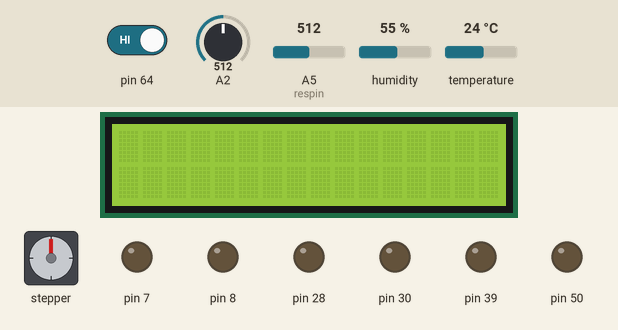
Bench run of a sketch on a simulated Arduino Mega 2560, built with avr-gcc and run on an emulated ATmega2560. Shown: 16×2 character LCD, stepper motor, output pins drawn as LEDs (lit = HIGH). Inputs (shaded band) come from the test bench; at power-on: pin 64 HIGH, A5 (respin) = 512, A2 = 512, humidity 55 %, temperature 24 °C. The local clock reads 2024-03-15 10:24:30 at power-on unless the sketch sets it; stepper angles assume 100 steps per turn; what the sketch prints to the serial monitor is not drawn.

Above: at 1.2 s.
1.3 s: pin 64 driven LOW
At 5.7 s:
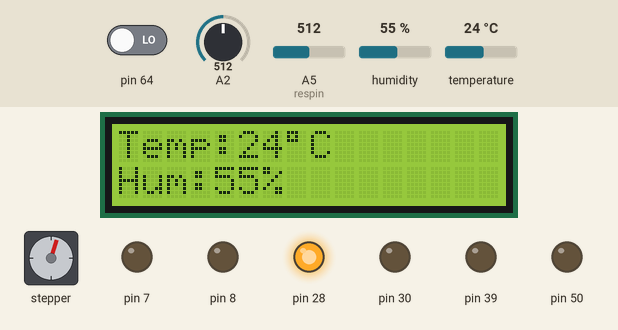
8.8 s: A5 (respin) set to 80
16.3 s: A5 (respin) set to 72
At 20.9 s:
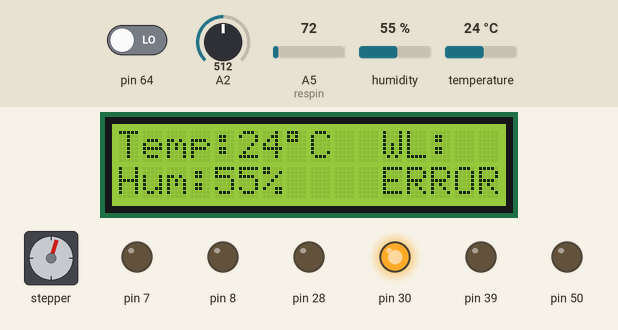
23.8 s: A2 set to 521
At 26.5 s:
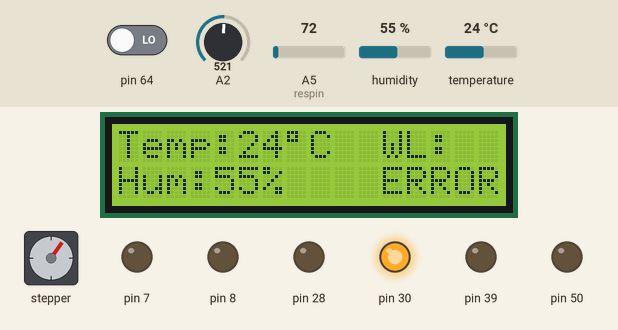
31.3 s: pin 64 driven HIGH
At 35.7 s:
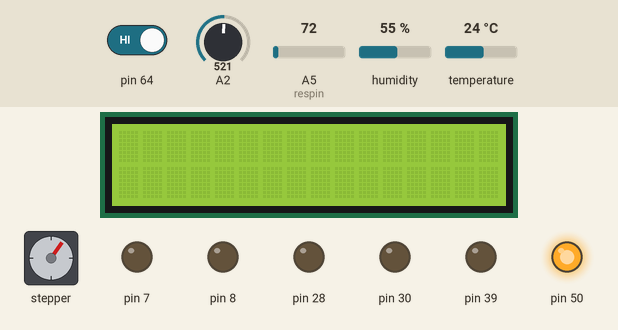
Timing chart, 0 to 37.2 s (numbered marks = the images above; inputs shaded):
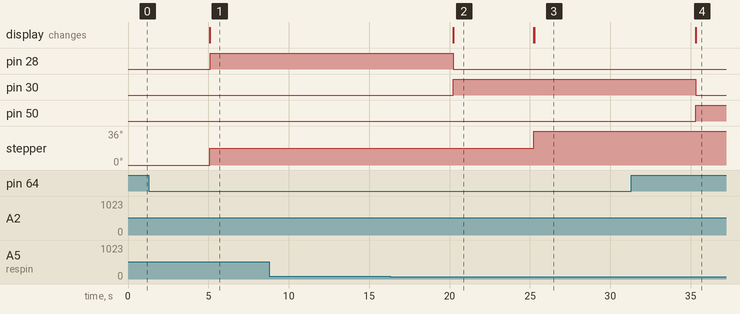

Measured:
- the behaviour switches between 76 and 75 on A5 (respin) (found by bisection; images 1 and 2)
- the behaviour switches between 513 and 514 on A2 (found by bisection; images 2 and 3)
- after the input at 1.3 s, pin 28: LOW → HIGH after 3.8 s; pin 50: stays LOW (without the input it goes to HIGH after 3.8 s); stepper: turns 18° clockwise, starting after 3.8 s; the display: changes after 3.8 s (image 1)
- after the input at 8.8 s, every drawn part: stays the same
- after the input at 16.3 s, pin 28: HIGH → LOW after 3.9 s; pin 30: LOW → HIGH after 3.9 s; the display: changes after 3.9 s (image 2)
- after the input at 23.8 s, stepper: turns 18° clockwise, starting after 1.5 s; the display: first changes after 1.5 s (image 3 shows a later state)
- after the input at 31.3 s, pin 30: HIGH → LOW after 4.0 s; pin 50: LOW → HIGH after 4.0 s; the display: changes after 4.0 s (image 4)

The sketch:

FinalProjectTemplate.ino
```cpp
//Final Project Template
//Jonathan Taasan, Tara Hartman, Rachel Lykins, Alex Hsueh


//includes (put libraries in here)
#include <Stepper.h>

#include <Adafruit_Sensor.h>
#include <DHT.h>
#include <DHT_U.h>
#include <LiquidCrystal.h>

#include "RTClib.h"

#define DHTPIN 25          // Digital pin connected to the DHT sensor
#define DHTTYPE DHT11     // DHT 11

RTC_DS1307 rtc;

char daysOfTheWeek[7][12] = {"Sunday", "Monday", "Tuesday", "Wednesday", "Thursday", "Friday", "Saturday"};

DHT dht(DHTPIN, DHTTYPE);
LiquidCrystal lcd(12, 11, 10, 2, 3, 4, 5); //NEED TO CHANGE THE PIN OUT !!!!!!!!!!!

volatile unsigned char *myUCSR0A = (unsigned char *)0x00C0;
volatile unsigned char *myUCSR0B = (unsigned char *)0x00C1;
volatile unsigned char *myUCSR0C = (unsigned char *)0x00C2;
volatile unsigned int  *myUBRR0  = (unsigned int *) 0x00C4;

volatile unsigned char* port_d = (unsigned char*) 0x102;
volatile unsigned char* ddr_d  = (unsigned char*) 0x101;
volatile unsigned char* pin_d  = (unsigned char*) 0x100;

// pin 28
  volatile unsigned char* port_a = (unsigned char*) 0x22;
  volatile unsigned char* ddr_a = (unsigned char*) 0x21;
  volatile unsigned char* pin_a  = (unsigned char*) 0x20;

// // pin 30
  volatile unsigned char* port_c = (unsigned char*) 0x28  ;
  volatile unsigned char* ddr_c  = (unsigned char*) 0x27 ;
  volatile unsigned char* pin_c = (unsigned char*) 0x26  ;


// // pin 38
  volatile unsigned char* port_b = (unsigned char*)   0x25;
  volatile unsigned char* ddr_b = (unsigned char*)  0x24;
  volatile unsigned char* pin_b = (unsigned char*)   0x23;


// //pin 39
  volatile unsigned char* port_g = (unsigned char*) 0x34;
  volatile unsigned char* ddr_g = (unsigned char*) 0x33;
  volatile unsigned char* pin_g  = (unsigned char*) 0x32;

// pin A10
  volatile unsigned char* port_k = (unsigned char*) 0x108;
  volatile unsigned char* ddr_k = (unsigned char*) 0x107;
  volatile unsigned char* pin_k  = (unsigned char*) 0x106;

//temperature variable
int templevel = 0;

//water variables
int waterlevel;
int resval = 0;  // holds the value for reservoir
int respin = A5; // sensor pin used for reservoir

//Vent Stepper Motor Variables
const int StepsPerRev = 100;
Stepper myMotor(StepsPerRev, 42, 44, 46, 48);
int Pval = 0;
int potenVal = 0;

void setup (){
  U0init(9600);

  *ddr_a |= 0b01000000;
  *ddr_c |= 0b10000000;
  *ddr_b |= 0b00001000;
  *ddr_g |= 0b00000100;

  //vent speed
  myMotor.setSpeed(200);

  //fan motor
  *ddr_d |= 0b00100000; //enable pin 5 as output
  *ddr_d |= 0b00010000; //enable pin 4 as output

  //DHT sensor
  dht.begin();

  //LCD
  lcd.begin(16,2);

  //Real Time Clock Module
  rtc.begin();
  rtc.adjust(DateTime(F(__DATE__), F(__TIME__)));

  lcd.clear();

  //pk2 to input for pull up resistor button
  *ddr_k &= 0xEF;
  *port_k |= 0b00000100;
}

void loop (){
  delay(5000);
  if(*pin_k & 0b00000100){
    Serial.println("Disabled - ");                          //RTC timestamps disabled
    telltime();
    lcd.clear();
    *port_d &= ~(0b00110000); //turn off fan

    *port_b |= (0b00001000); //yellow LED on

    *port_a &= (0b10111111); //green LED off
    *port_c &= (0b01111111); //red LED off
    *port_g &= (0b11111011); //blue LED off
  }
  else{
    //Do these Anyways
    waterlevel = watercheck();        //Water Level Monitoring
    templevel = dhtfunction();        //Humidity and Temperature Displayed
    Vent_control();                 //Change Vent Position if Needed

    if(waterlevel == 1){
      LCDerror();                     //display error
      Serial.println("Error State - ");                               //RTC timestamps error state
      telltime();
      *port_d &= ~(0b00110000);       //turn off fan

      *port_c |= (0b10000000); //red LED on

      *port_a &= (0b10111111); //green LED off
      *port_b &= (0b11110111); //yellow LED off
      *port_g &= (0b11111011); //blue LED off

    }
    else if(waterlevel == 0){
      if(templevel == 1){
      Serial.print("Running - ");                                //RTC timestamps running
      telltime();

      *port_g |= (0b00000100); //blue LED on

      *port_a &= (0b10111111);
      *port_c &= (0b01111111);
      *port_b &= (0b11110111);

      }
      else{
      Serial.print("Idle - ");                                //RTC timestamps idle
      telltime();

      *port_a |= (0b01000000); //green LED on

      *port_c &= (0b01111111);
      *port_b &= (0b11110111);
      *port_g &= (0b11111011);
      }
    }
  }
}

  int dhtfunction(){
    lcd.clear();
    float temp_c = dht.readTemperature();
    float humidity = dht.readHumidity();
    LCDdisplay(temp_c,humidity);
    if(temp_c > 24){
      //turn on fan
      *port_d |= (0b00110000);
      return(1);
    }
    else{
      *port_d &= ~(0b00110000);     //turn off fan
      return(0);
    }
  }

  void LCDdisplay(int temp, int hum){
    lcd.clear();
    lcd.setCursor(0,0);

    lcd.print("Temp:");
    lcd.print(temp);
    lcd.print(char(223));
    lcd.print("C");

    lcd.setCursor(0,1);

    lcd.print("Hum:");
    lcd.print(hum);
    lcd.write("%");
  }

  void LCDerror(){
    lcd.setCursor(11,0);
    lcd.print("WL:");
    lcd.setCursor(11,1);
    lcd.print("ERROR:");
  }

void telltime(){
  DateTime now = rtc.now();

    Serial.print(now.year(), DEC);
    Serial.print('/');
    Serial.print(now.month(), DEC);
    Serial.print('/');
    Serial.print(now.day(), DEC);
    Serial.print(" (");
    Serial.print(daysOfTheWeek[now.dayOfTheWeek()]);
    Serial.print(") ");
    if(now.hour() < 10){
      Serial.print("0");
      Serial.print(now.hour(), DEC);
    }
    else{
      Serial.print(now.hour(), DEC);
    }
    if(now.minute() < 10){
      Serial.print(":");
      Serial.print("0");
      Serial.print(now.minute(), DEC);
    }
    else{
      Serial.print(":");
      Serial.print(now.minute(), DEC);
    }
    if(now.second() < 10){
      Serial.print(":");
      Serial.print("0");
      Serial.print(now.second(), DEC);
    }
    else{
      Serial.print(":");
      Serial.print(now.second(), DEC);
    }
  Serial.println();
}

//controls vent stepper motor
void Vent_control(){
  potenVal = map(analogRead(A2),0,1023,0,500);
//turns vent based on potentiometer
  if(potenVal>Pval)
      myMotor.step(5);
  if(potenVal<Pval)
      myMotor.step(-5);
  Pval = potenVal;
}

void U0init(unsigned int U0baud){
 unsigned long FCPU = 16000000;
 unsigned int tbaud;
 tbaud = (FCPU / 16 / U0baud - 1);
 // Same as (FCPU / (16 * U0baud)) - 1;
 *myUCSR0A = 0x20;
 *myUCSR0B = 0x18;
 *myUCSR0C = 0x06;
 *myUBRR0  = tbaud;
}

int watercheck(){
    resval = analogRead(respin);
    if(resval <= 75){
      return(1);
    }
    else{
      return(0);
    }
}
//NEED TO INCLUDE UART FUNCTIONS THAT REPLACE SERIAL FUNCTIONS
```
